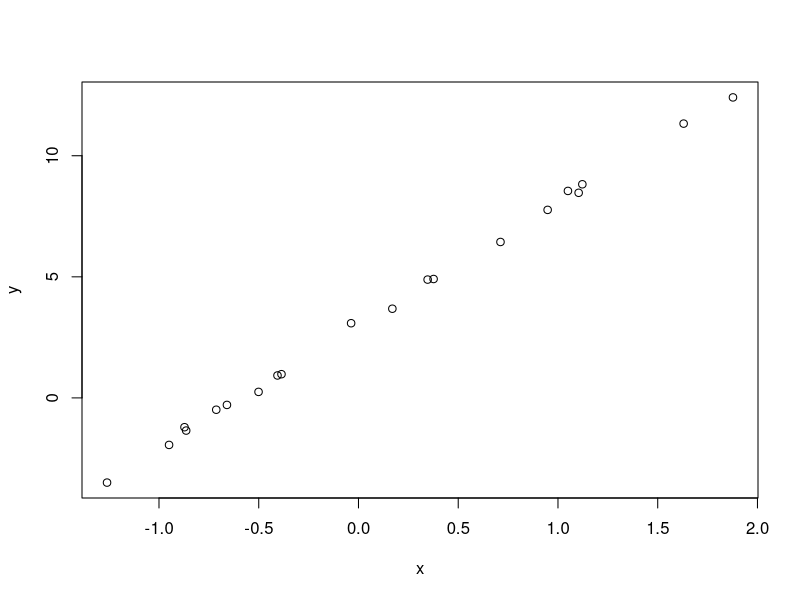

Here is the R script that generated this plot:
#' ---
#' title: "R as Rmd"
#' author: "Tim"
#' date: "October 24, 2017"
#' output:
#'   html_document: 
#'     keep_md: yes
#' ---

#+ r setup, include=FALSE
knitr::opts_chunk$set(echo = TRUE)


#'## We want R as Rmd

#'Let's test:

#+ r
x <- rnorm(20, 0, 1)
y <- 3 + 5*x + rnorm(20,0,0.2)
plot(x,y)


